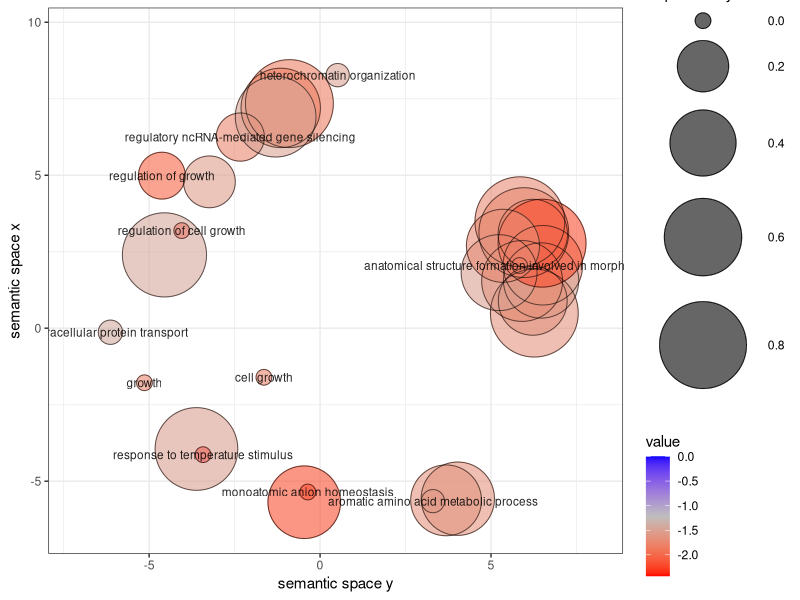

Write the R code that produced this figure.
# A plotting R script produced by the Revigo server at http://revigo.irb.hr/
# If you found Revigo useful in your work, please cite the following reference:
# Supek F et al. "REVIGO summarizes and visualizes long lists of Gene Ontology
# terms" PLoS ONE 2011. doi:10.1371/journal.pone.0021800

# --------------------------------------------------------------------------
# If you don't have the ggplot2 package installed, uncomment the following line:
# install.packages( "ggplot2" );
library( ggplot2 );

# --------------------------------------------------------------------------
# If you don't have the scales package installed, uncomment the following line:
# install.packages( "scales" );
library( scales );

# --------------------------------------------------------------------------
# Here is your data from Revigo. Scroll down for plot configuration options.

revigo.names <- c("term_ID","description","frequency","plot_X","plot_Y","log_size","value","uniqueness","dispensability");
revigo.data <- rbind(c("GO:0001558","regulation of cell growth",0.15345225803226778,-4.045844930869528,3.1902410819222715,4.794209116346496,-2.3010299956639813,0.8412555923460938,-0),
c("GO:0003002","regionalization",0.20289494577423747,6.516083089391241,2.058328990177226,4.915505361754376,-1.7144426909922261,0.6618682483107127,0.64094789),
c("GO:0006346","DNA methylation-dependent heterochromatin formation",0.018290836776328874,-0.8978343724799159,7.341814266641133,3.8705209500127644,-1.8153085691824011,0.7053351625177444,0.82087165),
c("GO:0006558","L-phenylalanine metabolic process",0.12549471032253884,3.6855899324508146,-5.626712207276226,4.7068628073573535,-1.6382721639824072,0.9430019803429512,0.47756098),
c("GO:0006886","intracellular protein transport",1.5838297073554848,-6.132514850488149,-0.13135940515688044,5.807938017848966,-1.4111682744057927,0.9943744110001392,0.01163917),
c("GO:0007389","pattern specification process",0.24841623191114867,6.465316458307156,1.5602786626401322,5.003413136276344,-1.4365189146055892,0.6918008904221694,0.55885723),
c("GO:0009072","aromatic amino acid metabolic process",0.7377977862098182,3.3005417965542034,-5.651863744862038,5.4761676559933745,-1.518557371497695,0.944820420382996,0.00870532),
c("GO:0009266","response to temperature stimulus",0.4441067421784182,-3.423571097911933,-4.133398420223469,5.255718634099335,-2.431798275933005,0.9621747570822731,0),
c("GO:0009409","response to cold",0.07047431558355632,-3.6162502206863127,-3.947292473260246,4.4562749128401675,-1.5114492834995557,0.9621747570822731,0.7065124),
c("GO:0009555","pollen development",0.012900450031977538,6.2201951007526395,0.8960620289877729,3.718916686014861,-1.5934598195660448,0.7127498410876127,0.44433299),
c("GO:0009653","anatomical structure morphogenesis",1.6026307453462993,5.908903559698763,1.5434822397237393,5.813062995420341,-1.764471553092451,0.6805641557273501,0.66725502),
c("GO:0010093","specification of floral organ identity",0.0003844994659893955,6.222157415323006,3.079491415528795,2.1958996524092336,-2.167491087293764,0.5882854937832545,0.4532593),
c("GO:0010152","pollen maturation",0.0005175954349857247,6.266691089386378,0.4941985808381901,2.3242824552976926,-1.6382721639824072,0.7478123142326125,0.82012329),
c("GO:0016049","cell growth",0.07489112996210118,-1.643316132194734,-1.6037835324347738,4.48267353350333,-1.7569619513137056,0.9954851199558575,-0),
c("GO:0031047","regulatory ncRNA-mediated gene silencing",0.26322685557224024,-2.3329761458690124,6.247973996674981,5.02856311976092,-1.7423214251308154,0.7800657793556054,0.16576864),
c("GO:0031048","regulatory ncRNA-mediated heterochromatin formation",0.03419087559105702,-1.1514613357356696,7.201417818697978,4.142170386276096,-1.8153085691824011,0.7025518873587674,0.63785474),
c("GO:0040007","growth",0.14923755234738403,-5.137552874254319,-1.7829742579591252,4.782114147479071,-1.728158393463501,1,-0),
c("GO:0040008","regulation of growth",0.2209540969749061,-4.627629700994294,4.986950618016621,4.952535760655082,-2.0268721464003012,0.9147275716533091,0.15250965),
c("GO:0040029","epigenetic regulation of gene expression",0.14583128143714463,-1.3000449008832542,6.913791570419948,4.772086889479079,-1.489454989793388,0.7562624604222571,0.66347235),
c("GO:0048448","stamen morphogenesis",0.0003968231668223889,5.844099398725171,3.4806968603354846,2.2095150145426308,-1.7144426909922261,0.6353290532104999,0.86560637),
c("GO:0048449","floral organ formation",0.0007640694516455937,5.958922939452267,3.1251349319692556,2.4927603890268375,-1.7144426909922261,0.5998026474970356,0.86448028),
c("GO:0048646","anatomical structure formation involved in morphogenesis",0.4177389518761454,5.8357472089501785,2.0493002407992416,5.229136392540384,-2.3010299956639813,0.6631122531692216,-0),
c("GO:0051128","regulation of cellular component organization",1.6291932501217334,-3.236992075806403,4.784225677744801,5.820202116511591,-1.5406075122407692,0.8963014588373961,0.20470873),
c("GO:0051510","regulation of unidimensional cell growth",0.00424921204721614,-4.55215412230862,2.397154801300757,3.2367890994092927,-1.4365189146055892,0.866263993685493,0.73752684),
c("GO:0055062","phosphate ion homeostasis",0.04733779963969443,-0.46346297576871043,-5.6875566906851365,4.283459536376994,-2.167491087293764,0.9726201306855664,0.51004304),
c("GO:0055081","monoatomic anion homeostasis",0.027077635470253197,-0.358792605466418,-5.353278149823162,4.0408791245157865,-2.167491087293764,0.9726201306855664,-0),
c("GO:0070828","heterochromatin organization",0.12110500808582658,0.5141965933880268,8.271983449129392,4.691399799098994,-1.489454989793388,0.8081848151009099,0.00906521),
c("GO:0090698","post-embryonic plant morphogenesis",0.015421879222407998,5.236636034091634,1.81670763939099,3.7964355588101744,-1.518557371497695,0.7145821332892383,0.5706376),
c("GO:0090701","specification of plant organ identity",0.00039435842665579027,6.493169740692264,2.779201786883495,2.2068258760318495,-2.167491087293764,0.6450367662688867,0.82062815),
c("GO:1902221","erythrose 4-phosphate/phosphoenolpyruvate family amino acid metabolic process",0.12549471032253884,4.028860970408261,-5.572620918113012,4.7068628073573535,-1.6382721639824072,0.9430019803429512,0.52275515),
c("GO:1905393","plant organ formation",0.0036354917457330667,5.348604991700774,2.6940866165781774,3.1690863574870227,-1.7144426909922261,0.7052159421904909,0.51811641));

one.data <- data.frame(revigo.data);
names(one.data) <- revigo.names;
one.data <- one.data [(one.data$plot_X != "null" & one.data$plot_Y != "null"), ];
one.data$plot_X <- as.numeric( as.character(one.data$plot_X) );
one.data$plot_Y <- as.numeric( as.character(one.data$plot_Y) );
one.data$log_size <- as.numeric( as.character(one.data$log_size) );
one.data$value <- as.numeric( as.character(one.data$value) );
one.data$frequency <- as.numeric( as.character(one.data$frequency) );
one.data$uniqueness <- as.numeric( as.character(one.data$uniqueness) );
one.data$dispensability <- as.numeric( as.character(one.data$dispensability) );
#head(one.data);


# --------------------------------------------------------------------------
# Names of the axes, sizes of the numbers and letters, names of the columns,
# etc. can be changed below

p1 <- ggplot( data = one.data );
p1 <- p1 + geom_point( aes( plot_X, plot_Y, colour = value, size = dispensability), alpha = I(0.6) );
p1 <- p1 + scale_colour_gradientn( colours = c("red", "gray", "blue"), limits = c( min(one.data$value), 0) );
p1 <- p1 + geom_point( aes(plot_X, plot_Y, size = dispensability), shape = 21, fill = "transparent", colour = I (alpha ("black", 0.6) ));
p1 <- p1 + scale_size( range=c(5, 30)) + theme_bw(); # + scale_fill_gradientn(colours = heat_hcl(7), limits = c(-300, 0) );
ex <- one.data [ one.data$dispensability < 0.2, ];
p1 <- p1 + geom_text( data = ex, aes(plot_X, plot_Y, label = description), colour = I(alpha("black", 0.85)), size = 3 );
p1 <- p1 + labs (y = "semantic space x", x = "semantic space y");
p1 <- p1 + theme(legend.key = element_blank()) ;
one.x_range = max(one.data$plot_X) - min(one.data$plot_X);
one.y_range = max(one.data$plot_Y) - min(one.data$plot_Y);
p1 <- p1 + xlim(min(one.data$plot_X)-one.x_range/12,max(one.data$plot_X)+one.x_range/8);
p1 <- p1 + ylim(min(one.data$plot_Y)-one.y_range/16,max(one.data$plot_Y)+one.y_range/10);


# --------------------------------------------------------------------------
# Output the plot to screen

p1;

filiform_BP <- p1

# Uncomment the line below to also save the plot to a file.
# The file type depends on the extension (default=pdf).

# ggsave("/path_to_your_file/revigo-plot.pdf");

